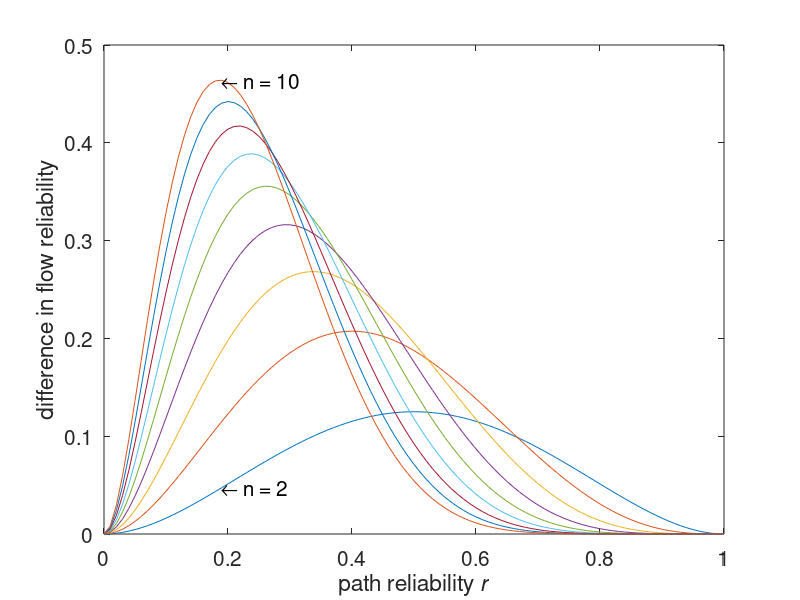

MATLAB code to generate this figure:
%two different kinds of scheduling.
%1: wait at the GW. 
%2: no-wait at the GW. 
%suppose the link quality of all subpath is equal to p.
function reliability_diff()
    %k: number of paths.    
    for k = 2:10
        p = 0:0.01:1;
        reliability1 = (1-(1-p).^k).^2;
        reliability2 = 1-(1-p.^2).^k;
        delta = reliability1 - reliability2;
        plot(p, delta);
        hold on;
    end
    xlabel('path reliability \it{r}');
    ylabel('difference in flow reliability');
    p=0.19;
    k=10;
    text(p, (1-(1-p).^k).^2-1+(1-p.^2).^k,'\leftarrow n = 10',...
     'HorizontalAlignment','left', 'FontSize', 15)
    k=2;
    text(p, (1-(1-p).^k).^2-1+(1-p.^2).^k,'\leftarrow n = 2',...
     'HorizontalAlignment','left', 'FontSize', 15)
    set(gca,'fontsize', 15);
end